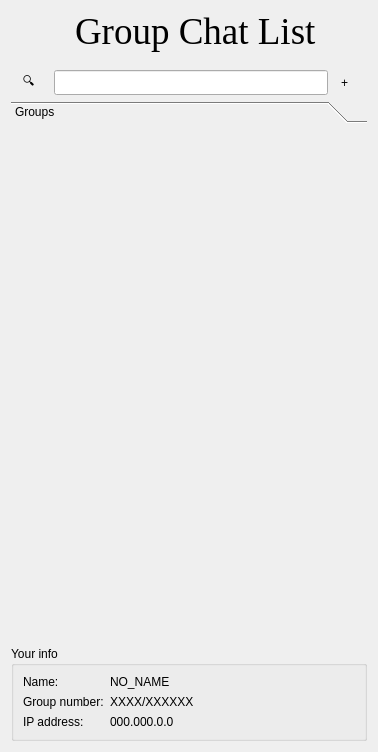
<?xml version="1.0" encoding="UTF-8"?>
<ui version="4.0">
 <class>ChatList</class>
 <widget class="QWidget" name="ChatList">
  <property name="geometry">
   <rect>
    <x>0</x>
    <y>0</y>
    <width>378</width>
    <height>752</height>
   </rect>
  </property>
  <property name="windowTitle">
   <string>Form</string>
  </property>
  <layout class="QVBoxLayout" name="verticalLayout">
   <item>
    <widget class="QWidget" name="widget" native="true">
     <layout class="QHBoxLayout" name="horizontalLayout">
      <property name="topMargin">
       <number>0</number>
      </property>
      <property name="bottomMargin">
       <number>12</number>
      </property>
      <item>
       <spacer name="horizontalSpacer">
        <property name="orientation">
         <enum>Qt::Horizontal</enum>
        </property>
        <property name="sizeHint" stdset="0">
         <size>
          <width>40</width>
          <height>20</height>
         </size>
        </property>
       </spacer>
      </item>
      <item>
       <widget class="QLabel" name="label_6">
        <property name="sizePolicy">
         <sizepolicy hsizetype="Preferred" vsizetype="Preferred">
          <horstretch>0</horstretch>
          <verstretch>0</verstretch>
         </sizepolicy>
        </property>
        <property name="maximumSize">
         <size>
          <width>50</width>
          <height>50</height>
         </size>
        </property>
        <property name="text">
         <string/>
        </property>
        <property name="pixmap">
         <pixmap resource="resource.qrc">:/icon/icons/groupChatList.png</pixmap>
        </property>
        <property name="scaledContents">
         <bool>true</bool>
        </property>
       </widget>
      </item>
      <item>
       <widget class="QLabel" name="label">
        <property name="font">
         <font>
          <family>Times New Roman</family>
          <pointsize>28</pointsize>
         </font>
        </property>
        <property name="text">
         <string>Group Chat List</string>
        </property>
       </widget>
      </item>
      <item>
       <spacer name="horizontalSpacer_2">
        <property name="orientation">
         <enum>Qt::Horizontal</enum>
        </property>
        <property name="sizeHint" stdset="0">
         <size>
          <width>40</width>
          <height>20</height>
         </size>
        </property>
       </spacer>
      </item>
     </layout>
    </widget>
   </item>
   <item>
    <widget class="QWidget" name="widget_2" native="true">
     <layout class="QHBoxLayout" name="horizontalLayout_2">
      <property name="leftMargin">
       <number>12</number>
      </property>
      <property name="topMargin">
       <number>0</number>
      </property>
      <property name="rightMargin">
       <number>12</number>
      </property>
      <property name="bottomMargin">
       <number>0</number>
      </property>
      <item>
       <widget class="QLabel" name="label_2">
        <property name="minimumSize">
         <size>
          <width>25</width>
          <height>25</height>
         </size>
        </property>
        <property name="text">
         <string>🔍</string>
        </property>
       </widget>
      </item>
      <item>
       <widget class="QLineEdit" name="leSearch">
        <property name="minimumSize">
         <size>
          <width>25</width>
          <height>25</height>
         </size>
        </property>
       </widget>
      </item>
      <item>
       <widget class="QToolButton" name="btnNewChat">
        <property name="minimumSize">
         <size>
          <width>0</width>
          <height>25</height>
         </size>
        </property>
        <property name="maximumSize">
         <size>
          <width>16777215</width>
          <height>25</height>
         </size>
        </property>
        <property name="text">
         <string>+</string>
        </property>
        <property name="icon">
         <iconset resource="resource.qrc">
          <normaloff>:/icon/icons/add.png</normaloff>:/icon/icons/add.png</iconset>
        </property>
        <property name="iconSize">
         <size>
          <width>20</width>
          <height>25</height>
         </size>
        </property>
        <property name="toolButtonStyle">
         <enum>Qt::ToolButtonIconOnly</enum>
        </property>
        <property name="autoRaise">
         <bool>true</bool>
        </property>
       </widget>
      </item>
     </layout>
    </widget>
   </item>
   <item>
    <widget class="QToolBox" name="toolBox">
     <property name="currentIndex">
      <number>0</number>
     </property>
     <widget class="QWidget" name="page">
      <property name="geometry">
       <rect>
        <x>0</x>
        <y>0</y>
        <width>356</width>
        <height>467</height>
       </rect>
      </property>
      <attribute name="label">
       <string>Groups</string>
      </attribute>
      <layout class="QVBoxLayout" name="vLayout"/>
     </widget>
    </widget>
   </item>
   <item>
    <widget class="QGroupBox" name="groupBox">
     <property name="autoFillBackground">
      <bool>false</bool>
     </property>
     <property name="title">
      <string>Your info</string>
     </property>
     <property name="flat">
      <bool>false</bool>
     </property>
     <layout class="QGridLayout" name="gridLayout">
      <item row="1" column="0">
       <widget class="QLabel" name="label_4">
        <property name="sizePolicy">
         <sizepolicy hsizetype="Fixed" vsizetype="Preferred">
          <horstretch>0</horstretch>
          <verstretch>0</verstretch>
         </sizepolicy>
        </property>
        <property name="text">
         <string>Group number:</string>
        </property>
       </widget>
      </item>
      <item row="0" column="1">
       <widget class="QLabel" name="lbName">
        <property name="text">
         <string>NO_NAME</string>
        </property>
       </widget>
      </item>
      <item row="2" column="0">
       <widget class="QLabel" name="label_5">
        <property name="text">
         <string>IP address:</string>
        </property>
       </widget>
      </item>
      <item row="0" column="0">
       <widget class="QLabel" name="label_3">
        <property name="text">
         <string>Name:</string>
        </property>
       </widget>
      </item>
      <item row="2" column="1">
       <widget class="QLabel" name="lbIP">
        <property name="text">
         <string>000.000.0.0</string>
        </property>
       </widget>
      </item>
      <item row="1" column="1">
       <widget class="QLabel" name="lbGroupNumber">
        <property name="text">
         <string>XXXX/XXXXXX</string>
        </property>
       </widget>
      </item>
     </layout>
    </widget>
   </item>
  </layout>
 </widget>
 <resources>
  <include location="resource.qrc"/>
 </resources>
 <connections/>
</ui>
